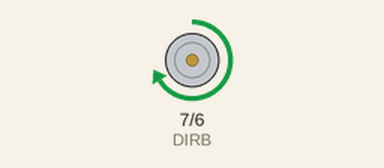
Recording of a sketch running on a simulated Arduino Uno, built with avr-gcc and run on an emulated ATmega328P. Shown: direction and speed pins drawn as motors (green arrow = direction pin HIGH = forward, orange = LOW = backward, longer = more drive).

Above: at 1.0 s.
At 5.0 s:
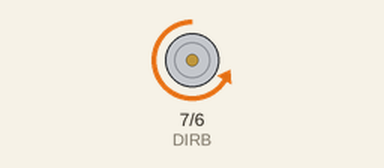
At 7.0 s:
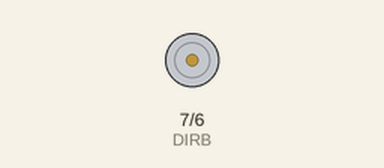
Timing chart, 0 to 10.4 s (numbered marks = the images above):
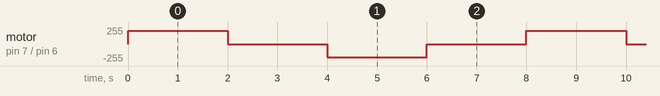

Measured:
- by itself, motor on pin 7 (DIRB) / pin 6 (PWMB): repeats every 8.0 s: stopped 2.0 s, backward 200/255 2.0 s, stopped 2.0 s, forward 200/255 2.0 s

The sketch:

_02right_motor_test.ino
```cpp
// 오른쪽 바퀴 - 전후진

// 핀 선택
const int DIRB = 7;                   // Motor B Direction  (B 회전방향)
const int PWMB = 6;                  // Motor B PWM (B 속도)

void setup() {
  // 오른쪽 바퀴 초기화
  pinMode(DIRB, OUTPUT);

  digitalWrite(DIRB, LOW);
  analogWrite(PWMB, 0);
}

void loop() {
  // 오른쪽 전진
  digitalWrite(DIRB, HIGH);
  analogWrite(PWMB, 200);

  delay(2000);

  // 오른쪽 정지
  digitalWrite(DIRB, LOW);
  analogWrite(PWMB, 0);

  delay(2000);

  // 오른쪽 후진
  digitalWrite(DIRB, LOW);
  analogWrite(PWMB, 200);

  delay(2000);

  // 오른쪽 정지
  digitalWrite(DIRB, LOW);
  analogWrite(PWMB, 0);

  delay(2000);
}
```
